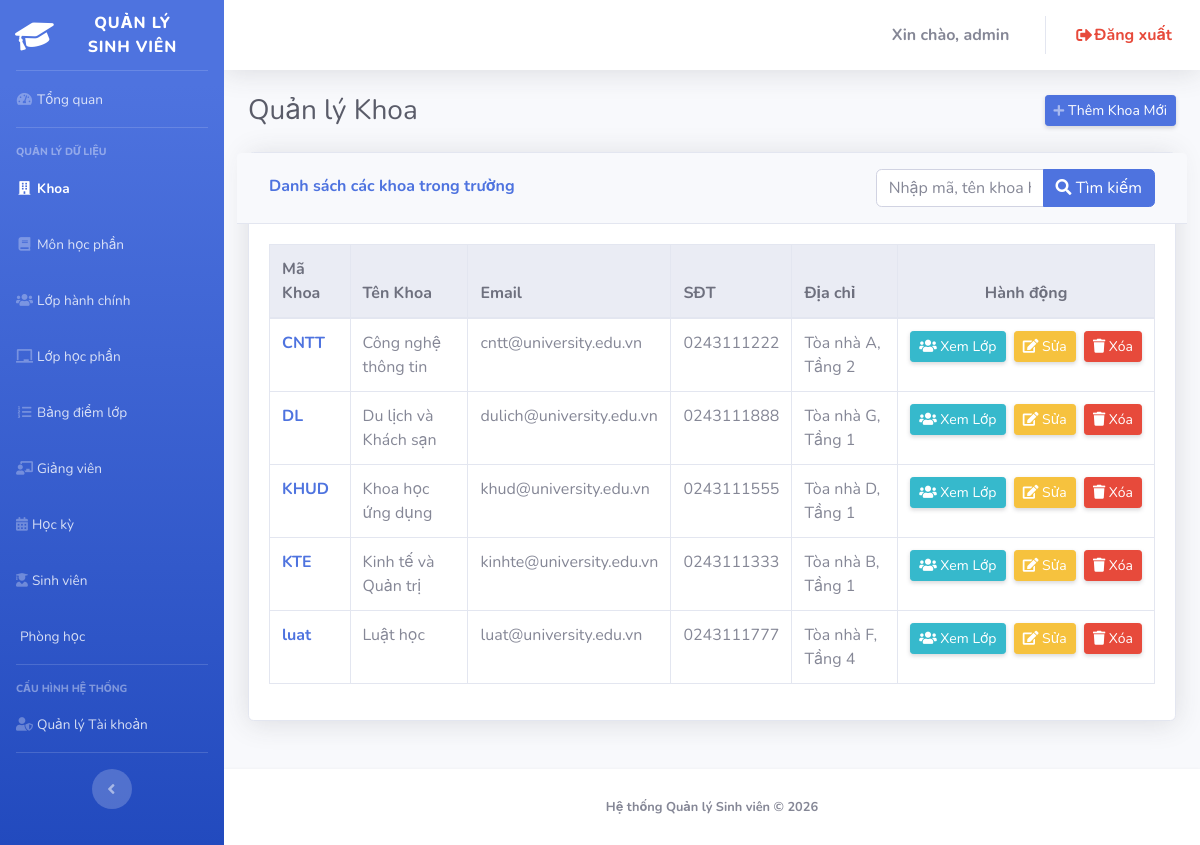
Page /admin/index.php?page=faculties (signed in) on the committed database.
### tables this page shows
CREATE TABLE
  `faculties` (
    `maKhoa` varchar(20) NOT NULL,
    `tenKhoa` varchar(100) NOT NULL,
    `diaChi` varchar(200) DEFAULT NULL,
    `email` varchar(100) DEFAULT NULL,
    `sdt` varchar(20) DEFAULT NULL
  );

### admin/faculties.php (the view, shortened to what this page needs)
<?php
$keyword = $_GET['keyword'] ?? '';
$limit = 5;
$page = isset($_GET['page']) ? (int)$_GET['page'] : 1;
if ($page < 1) $page = 1;
$offset = ($page - 1) * $limit;
if ($keyword !== '') {
    $searchTerm = "%$keyword%";
    $countSql = "SELECT COUNT(*) FROM Faculties WHERE maKhoa LIKE ? OR tenKhoa LIKE ? OR email LIKE ?";
    $countStmt = $pdo->prepare($countSql);
    $countStmt->execute([$searchTerm, $searchTerm, $searchTerm]);
    $totalRows = $countStmt->fetchColumn();
    $sql = "SELECT * FROM Faculties WHERE maKhoa LIKE ? OR tenKhoa LIKE ? OR email LIKE ? LIMIT $limit OFFSET $offset";
    $stmt = $pdo->prepare($sql);
    $stmt->execute([$searchTerm, $searchTerm, $searchTerm]);
} else {
    $sql = "SELECT * FROM Faculties LIMIT $limit OFFSET $offset";
    $stmt = $pdo->query($sql);
}
$faculties = $stmt->fetchAll();
?>
<div class="d-sm-flex align-items-center justify-content-between mb-4">
    <h1 class="h3 mb-0 text-gray-800">Quản lý Khoa</h1>
    <button href="#" class="d-none d-sm-inline-block btn btn-sm btn-primary shadow-sm" data-toggle="modal" data-target="#addModal">
        <i class="fas fa-plus fa-sm text-white-50"></i> Thêm Khoa Mới
    </button>
</div>
<div class="card shadow mb-4">
    <div class="card-header py-3 row">
        <div class="col-4 mt-2">
            <h6 class="font-weight-bold text-primary">Danh sách các khoa trong trường</h6>
        </div>
        <div class="col-4">
        </div>
        <div class="col-4">
            <form method="GET" action="index.php">
                <div class="input-group w-100">
                    <input type="text" name="keyword" class="form-control " placeholder="Nhập mã, tên khoa hoặc email để tìm kiếm..." value="<?= htmlspecialchars($keyword) ?>">
                    <div class="input-group-append">
                        <button class="btn btn-primary" type="submit">
                            <i class="fas fa-search"></i> Tìm kiếm
                        </button>
                    </div>
                </div>
            </form>
        </div>
    </div>
    <div class="card-body">
        <div class="table-responsive">
            <table class="table table-bordered table-hover" id="dataTable" width="100%" cellspacing="0">
                <thead class="thead-light">
                    <tr>
                        <th>Mã Khoa</th>
                        <th>Tên Khoa</th>
                        <th>Email</th>
                        <th>SĐT</th>
                        <th>Địa chỉ</th>
                        <th width="15%" class="text-center">Hành động</th>
                    </tr>
                </thead>
                <tbody>
                    <?php foreach ($faculties as $f): ?>
                    <tr>
                        <td class="font-weight-bold text-primary"><?= htmlspecialchars($f['maKhoa']) ?></td>
                        <td><?= htmlspecialchars($f['tenKhoa']) ?></td>
                        <td><?= htmlspecialchars($f['email']) ?></td>
                        <td><?= htmlspecialchars($f['sdt']) ?></td>
                        <td><?= htmlspecialchars($f['diaChi']) ?></td>
                        <td class="text-center text-nowrap">
                            <a href="index.php?page=classes&filter_khoa=<?= urlencode($f['maKhoa']) ?>" class="btn btn-info btn-sm shadow-sm mr-1">
                                <i class="fas fa-users"></i> Xem Lớp
                            </a>
                            <button type="button" class="btn btn-warning btn-sm shadow-sm mr-1"
                                    onclick='openEditModal(<?= json_encode($f, JSON_HEX_TAG | JSON_HEX_APOS | JSON_HEX_QUOT | JSON_HEX_AMP | JSON_UNESCAPED_UNICODE) ?>)'>
                                <i class="fas fa-edit"></i> Sửa
                            </button>
                            <form method="POST" class="d-inline">
                                <button type="submit" class="btn btn-danger btn-sm shadow-sm" onclick="return confirm('Bạn chắc chắn muốn xóa khoa này?')">
                                    <i class="fas fa-trash"></i> Xóa
                                </button>
                            </form>
                        </td>
                    </tr>
                    <?php endforeach; ?>
                </tbody>
            </table>
        </div>
    </div>
</div>

### rows in the picture
faculties: maKhoa "CNTT", tenKhoa "Công nghệ thông tin", email "cntt@university.edu.vn", sdt "0243111222", diaChi "Tòa nhà A, Tầng 2"
faculties: maKhoa "DL", tenKhoa "Du lịch và Khách sạn", email "dulich@university.edu.vn", sdt "0243111888", diaChi "Tòa nhà G, Tầng 1"
faculties: maKhoa "KHUD", tenKhoa "Khoa học ứng dụng", email "khud@university.edu.vn", sdt "0243111555", diaChi "Tòa nhà D, Tầng 1"
faculties: maKhoa "KTE", tenKhoa "Kinh tế và Quản trị", email "kinhte@university.edu.vn", sdt "0243111333", diaChi "Tòa nhà B, Tầng 1"
faculties: maKhoa "luat", tenKhoa "Luật học", email "luat@university.edu.vn", sdt "0243111777", diaChi "Tòa nhà F, Tầng 4"

### other values in the picture
$_SESSION['user']['username'] "admin"
